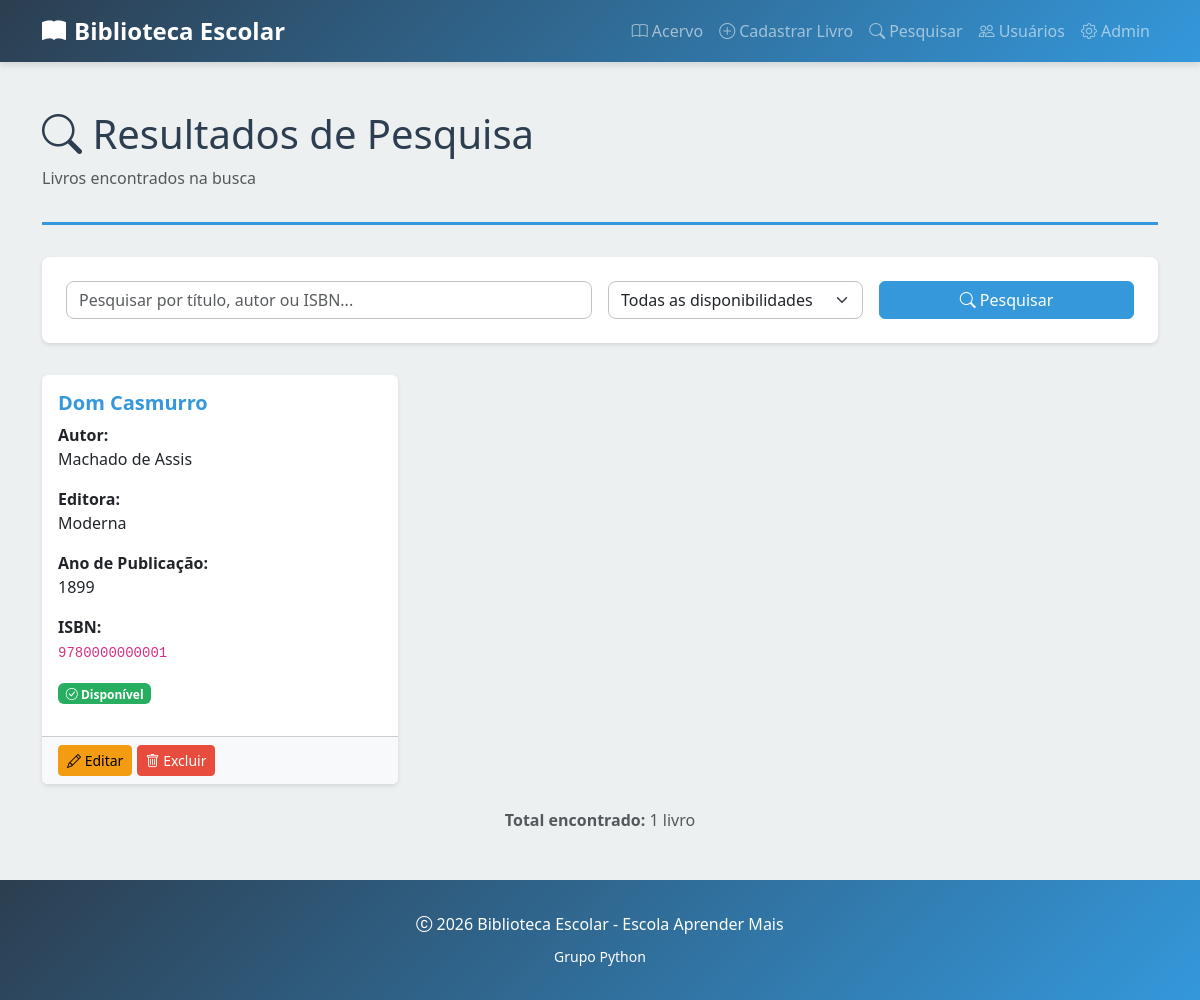
/pesquisar/, run on an earlier commit of the app's database.
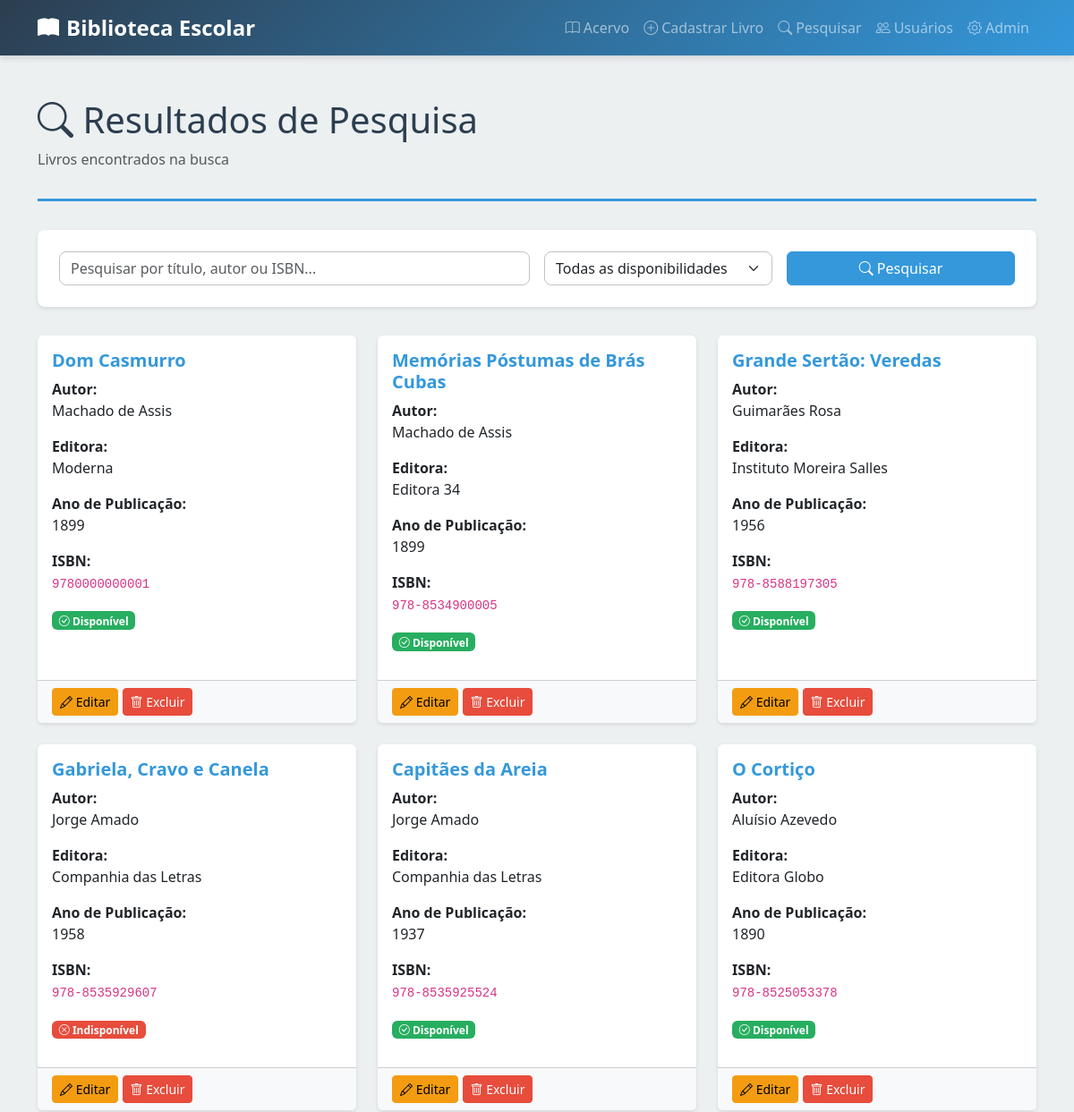
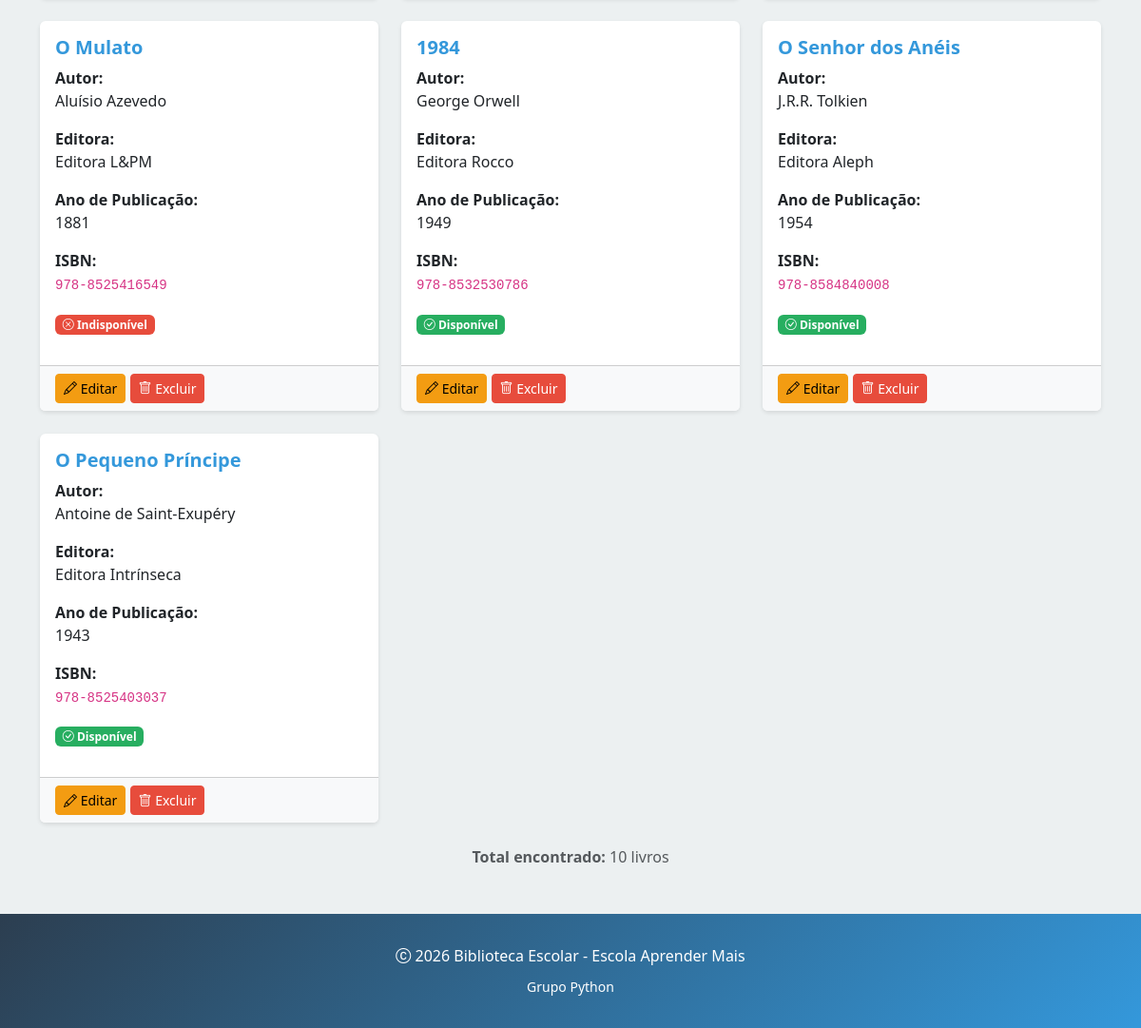
And on a later commit of the database (2 pictures, top to bottom).
### livros/models.py (models this page shows, shortened)
class Livro(models.Model):
    titulo = models.CharField(max_length=200)
    autor = models.CharField(max_length=150)
    editora = models.CharField(max_length=100)
    ano_publicacao = models.IntegerField()
    isbn = models.CharField(max_length=20, unique=True)
    disponivel = models.BooleanField(default=True)

### livros/views.py (the view)
def pesquisar_livros(request):
    termo = request.GET.get('q', '').strip()
    disponibilidade = request.GET.get('disponivel', '')
    livros = Livro.objects.all()
    if termo:
        livros = livros.filter(
            Q(titulo__icontains=termo) |
            Q(autor__icontains=termo) |
            Q(isbn__icontains=termo)
        )
    if disponibilidade == 'sim':
        livros = livros.filter(disponivel=True)
    elif disponibilidade == 'nao':
        livros = livros.filter(disponivel=False)
    return render(
        request,
        'livros/pesquisa.html',
        {
            'livros': livros,
            'termo': termo,
            'disponibilidade': disponibilidade,
        }
    )

### livros/templates/livros/pesquisa.html (shortened to what this page needs)
{% extends 'livros/base.html' %}
{% block content %}
<div class="page-title">
    <h1><i class="bi bi-search"></i> Resultados de Pesquisa</h1>
    <p class="text-muted">Livros encontrados na busca</p>
</div>
<div class="search-container">
    <form method="GET" class="row g-3">
        <div class="col-md-6">
            <input type="text" name="q" class="form-control" placeholder="Pesquisar por título, autor ou ISBN..."
                value="{{ termo }}">
        </div>
        <div class="col-md-3">
            <select name="disponivel" class="form-select">
                <option value="">Todas as disponibilidades</option>
            </select>
        </div>
        <div class="col-md-3">
            <button type="submit" class="btn btn-primary w-100">
                <i class="bi bi-search"></i> Pesquisar
            </button>
        </div>
    </form>
</div>
<div class="row g-4">
    {% for livro in livros %}
    <div class="col-md-6 col-lg-4">
        <div class="card">
            <div class="card-body">
                <h5 class="card-title">{{ livro.titulo }}</h5>
                <p class="card-text">
                    <strong>Autor:</strong><br>
                    {{ livro.autor }}
                </p>
                <p class="card-text">
                    <strong>Editora:</strong><br>
                    {{ livro.editora }}
                </p>
                <p class="card-text">
                    <strong>Ano de Publicação:</strong><br>
                    {{ livro.ano_publicacao }}
                </p>
                <p class="card-text">
                    <strong>ISBN:</strong><br>
                    <code>{{ livro.isbn }}</code>
                </p>
                <p>
                    {% if livro.disponivel %}
                    <span class="badge badge-disponivel">
                        <i class="bi bi-check-circle"></i> Disponível
                    </span>
                    {% else %}
                    <span class="badge badge-indisponivel">
                        <i class="bi bi-x-circle"></i> Indisponível
                    </span>
                    {% endif %}
                </p>
            </div>
            <div class="card-footer bg-light">
                <a href="{% url 'editar_livro' livro.id %}" class="btn btn-sm btn-warning">
                    <i class="bi bi-pencil"></i> Editar
                </a>
                <a href="{% url 'excluir_livro' livro.id %}" class="btn btn-sm btn-danger">
                    <i class="bi bi-trash"></i> Excluir
                </a>
            </div>
        </div>
    </div>
    {% endfor %}
</div>
{% if livros %}
<div class="text-center mt-4">
    <p class="text-muted">
        <strong>Total encontrado:</strong> {{ livros.count }} livro{% if livros.count != 1 %}s{% endif %}
    </p>
</div>
{% endif %}
{% endblock %}

What changed in the data, as far as the page shows it:
added Livro: titulo "Memórias Póstumas de Brás Cubas", autor "Machado de Assis", editora "Editora 34", ano_publicacao "1899", isbn "978-8534900005", disponivel True (drawn)
added Livro: titulo "Grande Sertão: Veredas", autor "Guimarães Rosa", editora "Instituto Moreira Salles", ano_publicacao "1956", isbn "978-8588197305", disponivel True (drawn)
added Livro: titulo "Gabriela, Cravo e Canela", autor "Jorge Amado", editora "Companhia das Letras", ano_publicacao "1958", isbn "978-8535929607", disponivel False (drawn)
added Livro: titulo "Capitães da Areia", autor "Jorge Amado", editora "Companhia das Letras", ano_publicacao "1937", isbn "978-8535925524", disponivel True (drawn)
added Livro: titulo "O Cortiço", autor "Aluísio Azevedo", editora "Editora Globo", ano_publicacao "1890", isbn "978-8525053378", disponivel True (drawn)
added Livro: titulo "O Mulato", autor "Aluísio Azevedo", editora "Editora L&PM", ano_publicacao "1881", isbn "978-8525416549", disponivel False (drawn)
added Livro: titulo "1984", autor "George Orwell", editora "Editora Rocco", ano_publicacao "1949", isbn "978-8532530786", disponivel True (drawn)
added Livro: titulo "O Senhor dos Anéis", autor "J.R.R. Tolkien", editora "Editora Aleph", ano_publicacao "1954", isbn "978-8584840008", disponivel True (drawn)
added Livro: titulo "O Pequeno Príncipe", autor "Antoine de Saint-Exupéry", editora "Editora Intrínseca", ano_publicacao "1943", isbn "978-8525403037", disponivel True (drawn)
Also different on the page:
{{ livros.count }}: "1" → "10"
text now shown: "s"
